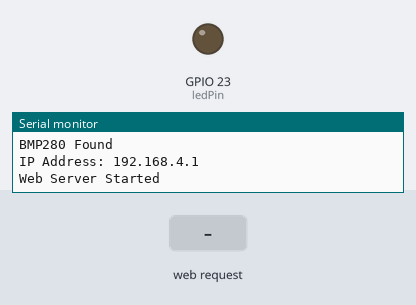
The program below on a simulated ESP32. On the bench: output pins drawn as LEDs (lit = HIGH), the last lines printed to the serial monitor. Inputs (shaded band) come from the test bench.

Above: at 2.8 s.
2.9 s: HTTP request GET /on received
At 4.2 s:
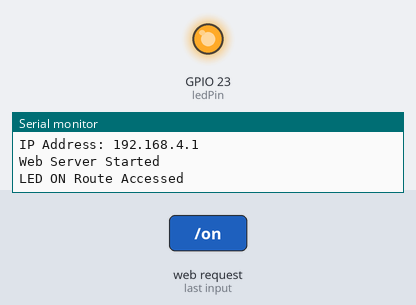
4.5 s: HTTP request GET /off received
At 5.7 s:
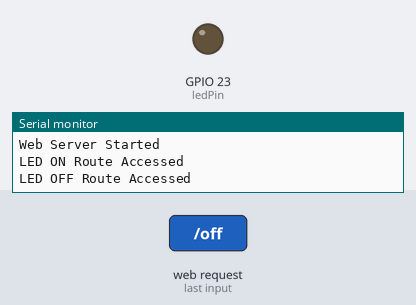
Timing chart, 0 to 7.5 s (numbered marks = the images above; inputs shaded):
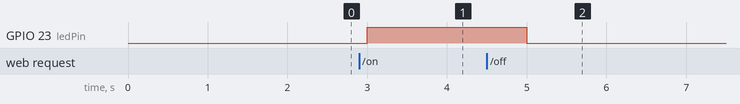

The program:

main.cpp
```cpp
#include <Arduino.h>
#include <Wire.h>
#include <Adafruit_Sensor.h>
#include <Adafruit_BMP280.h>
#include <WiFi.h>
#include <WebServer.h>

Adafruit_BMP280 bmp;
float temperature;
WebServer server(80);
const int ledPin = 23;

const char* ssid = "Dawson IoT";
const char* password = "IoT1lab7";

// Paste the webpage code here
const char webpage[] PROGMEM = R"rawliteral(

<!DOCTYPE html>
<html>

<head>

<meta charset="UTF-8">
<meta name="viewport" content="width=device-width, initial-scale=1.0">

<meta http-equiv="refresh" content="5">

<title>ESP32 Environmental Monitor</title>

<style>

body{
    font-family:Arial,sans-serif;
    background:linear-gradient(
        135deg,
        #1E3C72,
        #2A5298
    );
    color:white;
    text-align:center;
    margin:0;
    padding:20px;
}

.container{
    max-width:800px;
    margin:auto;
}

.card{
    background:rgba(
        255,
        255,
        255,
        0.15
    );

    padding:25px;
    border-radius:15px;

    box-shadow:
    0px 4px 12px rgba(
        0,
        0,
        0,
        0.3
    );
}

.value{
    font-size:42px;
    font-weight:bold;
    color:#FFD54F;
}

button{

    width:180px;
    height:60px;

    margin:10px;

    font-size:20px;

    border:none;

    border-radius:10px;

    cursor:pointer;
}

.on{
    background:#4CAF50;
    color:white;
}

.off{
    background:#F44336;
    color:white;
}

.info{
    margin-top:20px;
}

</style>

</head>

<body>

<div class="container">

<h1>🌎 ESP32 Environmental Monitor</h1>

<div class="card">

<h2>Temperature</h2>

<p class="value">
TEMP_PLACEHOLDER
</p>

</div>

<br>

<button class="on"
onclick="location.href='/on'">
LED ON
</button>

<button class="off"
onclick="location.href='/off'">
LED OFF
</button>

<div class="info">

<p>
SSID: ESP32_Lab7
</p>

<p>
IP Address: 192.168.4.1
</p>

</div>

</div>

</body>

</html>

)rawliteral";

// Create the following function after the webpage code:

void handleRoot()
{
 String page = webpage;

  temperature = bmp.readTemperature();
  page.replace( "TEMP_PLACEHOLDER", String(temperature, 1) + "°C" );
  server.send( 200, "text/html", page );

}

void handleLEDOn()
{
  Serial.println("LED ON Route Accessed");
	digitalWrite(ledPin, HIGH);
	server.sendHeader("Location", "/" );
	server.send(303);
}

void handleLEDOff()
{
  Serial.println("LED OFF Route Accessed");
	digitalWrite( ledPin, LOW );
	server.sendHeader("Location", "/" );
	server.send(303);
}

void setup()
{
  Serial.begin(115200);
  Serial.println("Program Started");
  // BMP280 code
  Wire.begin();

  if(bmp.begin(0x76))
  {
    Serial.println("BMP280 Found");
  }
  else
  {
    Serial.println("BMP280 Not Found");
  }
	// LED code
  pinMode( ledPin, OUTPUT);
	// Wi-Fi code
  WiFi.softAP(ssid, password);
  Serial.print("IP Address: ");

  Serial.println( WiFi.softAPIP() );

	// Routes
  server.on( "/", handleRoot );

  server.on("/on", handleLEDOn );

  server.on("/off", handleLEDOff);

	// Server start
  server.begin();
  Serial.println("Web Server Started");


}
void loop(){

  server.handleClient();

delay(1000);
}
```

Measured:
- after the input at 2.9 s, GPIO 23 (ledPin): LOW → HIGH after 0.10 s
- after the input at 4.5 s, GPIO 23 (ledPin): HIGH → LOW after 0.50 s
